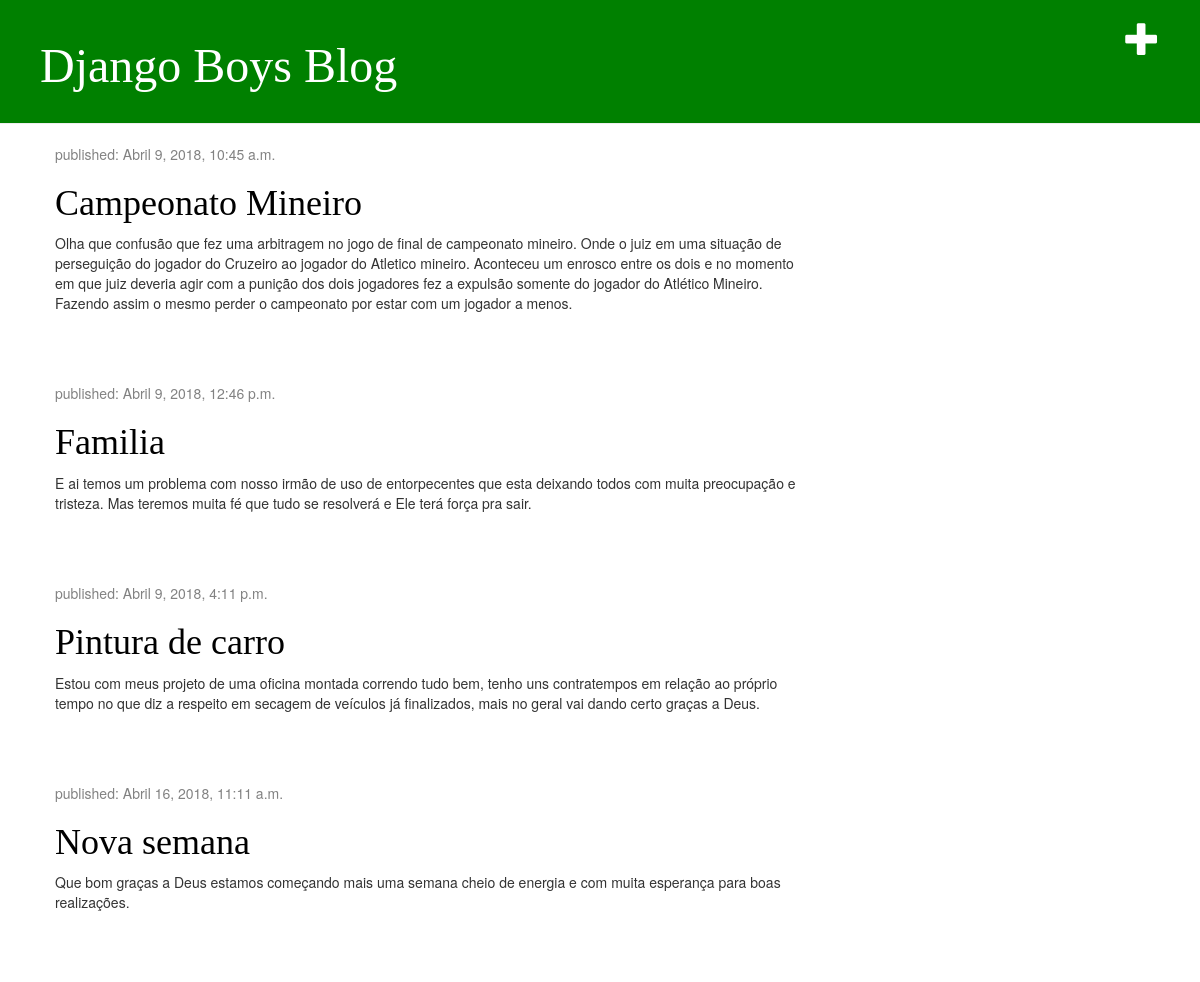
Before: / with the older database file.
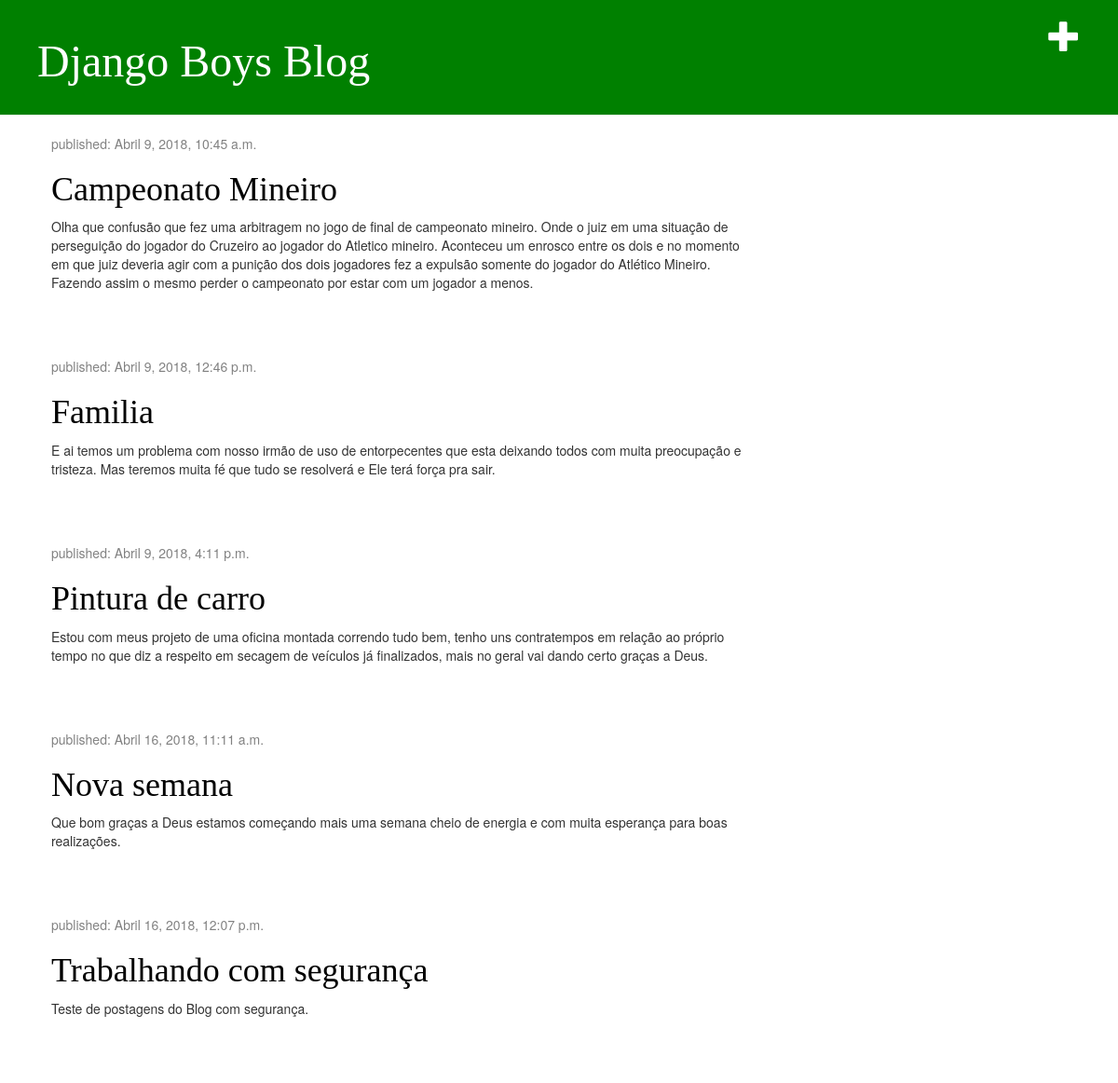
After: the same page with the newer database file.
### blog/models.py (models this page shows, shortened)
class Post(models.Model):
    author = models.ForeignKey('auth.User', on_delete=models.CASCADE)
    title = models.CharField(max_length=200)
    text = models.TextField()
    created_date = models.DateTimeField(
            default=timezone.now)
    published_date = models.DateTimeField(
            blank=True, null=True)

### blog/views.py (the view)
# urls.py: url(r'^$', views.post_list),
def post_list(request):
	posts = Post.objects.filter(published_date__lte=timezone.now()).order_by('published_date')
	return render(request, 'blog/post_list.html', {'posts': posts})

### blog/templates/blog/post_list.html
       {% extends 'blog/base.html' %}
        {% block content%}
            {% for post in posts %}
                <div class="post">
                    <div class="date">
                        <p>published: {{ post.published_date }}</p>
                    </div>
                    <h1><a href="{% url 'post_detail' pk=post.pk %}">{{ post.title }}</a></h1>
                    <p>{{ post.text|linebreaksbr }}</p>
                </div>
            {% endfor %}
        {% endblock %}

### blog/templates/blog/base.html (shortened to what this page needs)
{% load staticfiles %}
<html>
    <head>
        <link rel="stylesheet" href="//maxcdn.bootstrapcdn.com/bootstrap/3.2.0/css/bootstrap.min.css">
        <link rel="stylesheet" href="//maxcdn.bootstrapcdn.com/bootstrap/3.2.0/css/bootstrap-theme.min.css">
        <link rel="stylesheet" href="{% static 'css/blog.css' %}">
    </head>
    <body>
    <div class="page-header">
        <a href="{% url 'post_new' %}" class="top-menu"><span class="glyphicon glyphicon-plus"></span></a>
        <h1><a href="/">Django Boys Blog</a></h1>
    </div>
    <div class="content container">
        <div class="row">
            <div class="col-md-8">
            {% block content %}
            {% endblock %}
            </div>
        </div>
    </div>
</body>
</html>

### blog/static/css/blog.css (style rules this page uses)
.page-header { background-color: green; margin-top: 0; padding: 20px 20px 20px 40px; }
.page-header h1, .page-header h1 a, .page-header h1 a:visited, .page-header h1 a:active { color: #ffffff; font-size: 36pt; text-decoration: none; }
.content { margin-left: 40px; }
h1, h2, h3, h4 { font-family: 'Cormorant Garamond', serif; }
.date { color: #828282; }
.top-menu, .top-menu:hover, .top-menu:visited { color: #ffffff; float: right; font-size: 26pt; margin-right: 20px; }
.post { margin-bottom: 70px; }
.post h1 a, .post h1 a:visited { color: #000000; }

Changed rows visible on the page:
added Post: published_date "Abril 16, 2018, 12:07 p.m.", title "Trabalhando com segurança", text "Teste de postagens do Blog com segurança."
